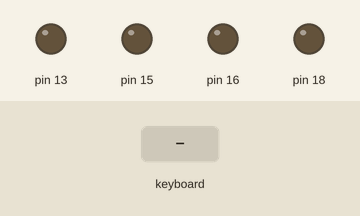
This program was run on a simulated Raspberry Pi (header pin numbers). Shown: output pins drawn as LEDs (lit = HIGH). Dashed ring = blinking. Inputs (shaded band) come from the test bench.

Above: at 1.2 s.
1.3 s: key "d" typed on the keyboard
At 1.7 s:
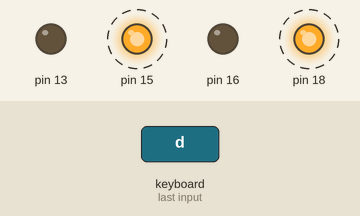
4.3 s: key up typed on the keyboard
At 4.7 s:
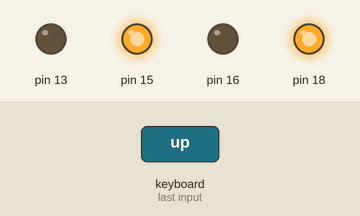
5.8 s: key "s" typed on the keyboard
At 7.0 s:
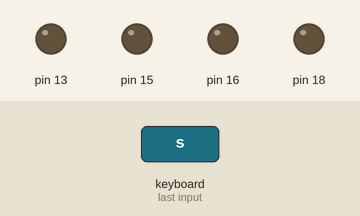
Timing chart, 0 to 8.8 s (numbered marks = the images above; inputs shaded):
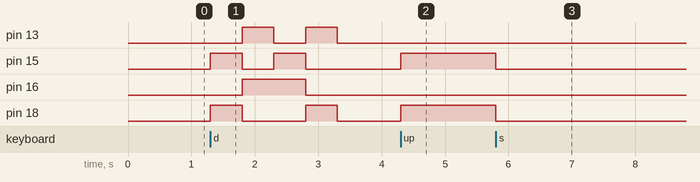

The program:

robot.py
```python
# import curses, GPIO and time
import curses
import RPi.GPIO as GPIO
import time

#set GPIO numbering mode and define output pins
GPIO.setmode(GPIO.BOARD)
GPIO.setup(16,GPIO.OUT)
GPIO.setup(18,GPIO.OUT)
GPIO.setup(13,GPIO.OUT)
GPIO.setup(15,GPIO.OUT)

# Get the curses window, turn off echoing of keyboard to screen, turn on
# instant (no waiting) key response, and use special values for cursor keys
screen = curses.initscr()
curses.noecho()
curses.cbreak()
screen.keypad(True)

try:
        while True:
            char = screen.getch()
            if char == ord('q'):
                break
            elif char == curses.KEY_UP:
                GPIO.output(16,False)
                GPIO.output(18,True)
                GPIO.output(13,False)
                GPIO.output(15,True)
            elif char == curses.KEY_DOWN:
                GPIO.output(16,True)
                GPIO.output(18,False)
                GPIO.output(13,True)
                GPIO.output(15,False)
            elif char == curses.KEY_RIGHT:
                GPIO.output(16,False)
                GPIO.output(18,True)
                GPIO.output(13,True)
                GPIO.output(15,False)
            elif char == curses.KEY_LEFT:
                GPIO.output(16,True)
                GPIO.output(18,False)
                GPIO.output(13,False)
                GPIO.output(15,True)
            elif char == ord('d'):
                GPIO.output(18,True)
                GPIO.output(15,True)
                time.sleep(.5)
                GPIO.output(16,True)
                GPIO.output(18,False)
                GPIO.output(13,True)
                GPIO.output(15,False)
                time.sleep(.5)
                GPIO.output(16,True)
                GPIO.output(18,False)
                GPIO.output(13,False)
                GPIO.output(15,True)
                time.sleep(.5)
                GPIO.output(16,False)
                GPIO.output(18,True)
                GPIO.output(13,True)
                GPIO.output(15,False)
                time.sleep(.5)
                GPIO.output(18,False)
                GPIO.output(13,False)
            elif char == ord('s'):
                GPIO.output(16,False)
                GPIO.output(18,False)
                GPIO.output(13,False)
                GPIO.output(15,False)

finally:
    #Close down curses properly, inc turn echo back on!
    curses.nocbreak(); screen.keypad(0); curses.echo()
    curses.endwin()
    GPIO.cleanup()
```

Measured:
- after the input at 1.3 s, pin 13: alternates HIGH for 0.50 s and LOW for 0.50 s, starting after 0.50 s; pin 15: alternates HIGH for 0.50 s and LOW for 0.50 s, 4 changes in all, then stays LOW, starting at once; pin 16: LOW → HIGH after 0.50 s, → LOW 1.0 s later; pin 18: alternates HIGH for 0.50 s and LOW for 1.0 s, starting at once
- after the input at 4.3 s, pin 15, pin 18: LOW → HIGH at once
- after the input at 5.8 s, pin 15, pin 18: HIGH → LOW at once
